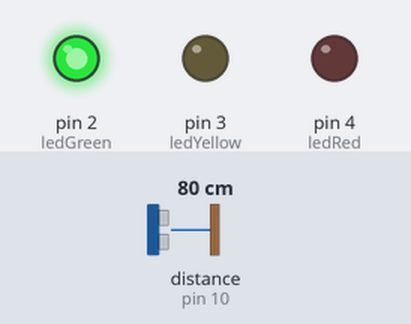
Simulated run of this sketch. Board: Arduino Uno, built with avr-gcc and run on an emulated ATmega328P. Shown: output pins drawn as LEDs (lit = HIGH). Wiring (inferred from the names in the program): ultrasonic range finder: trigger pin 9; echo pin 10. The inputs (shaded band) are chosen by the test bench; at power-on: distance to the obstacle (sensor on pin 10) 80 cm. The echo pulse lasts 58.3 µs per cm; pins used as bus, display or sensor lines are not drawn; what the sketch prints to the serial monitor is not drawn.

Above: at 1.2 s.
1.3 s: distance to the obstacle (sensor on pin 10) set to 25 cm
2.8 s: distance to the obstacle (sensor on pin 10) set to 19 cm
At 3.7 s:
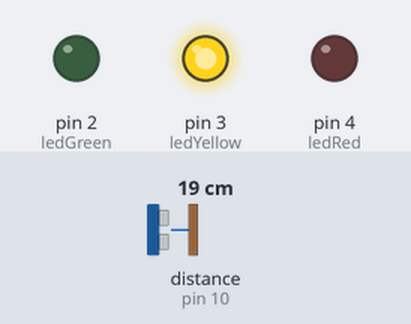
4.3 s: distance to the obstacle (sensor on pin 10) set to 13 cm
7.3 s: distance to the obstacle (sensor on pin 10) set to 10 cm
At 8.5 s:
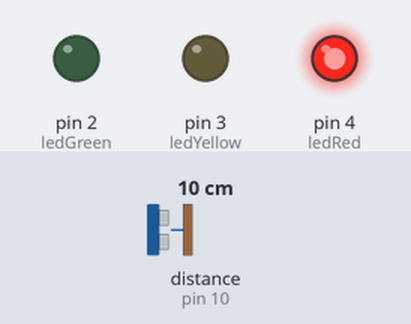
8.8 s: distance to the obstacle (sensor on pin 10) set to 18 cm
At 9.4 s:
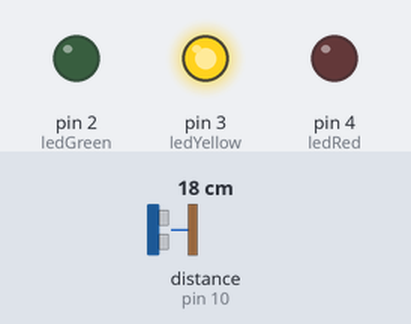
10.4 s: distance to the obstacle (sensor on pin 10) set to 2 cm
At 11.5 s:
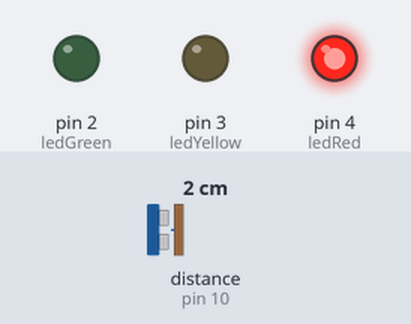
Timing chart, 0 to 12.9 s (numbered marks = the images above; inputs shaded):
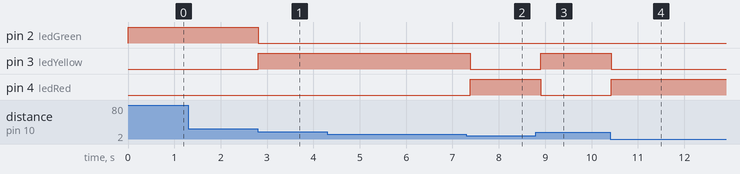

Measured:
- the behaviour switches between 22 and 21 cm on distance to the obstacle (sensor on pin 10) (found by bisection; images 0 and 1)
- the behaviour switches between 12 and 11 cm on distance to the obstacle (sensor on pin 10) (found by bisection; images 1 and 2)
- after the input at 1.3 s, every drawn part: stays the same
- after the input at 2.8 s, pin 2 (ledGreen): HIGH → LOW at once; pin 3 (ledYellow): LOW → HIGH at once
- after the input at 4.3 s, every drawn part: stays the same
- after the input at 7.3 s, pin 3 (ledYellow): HIGH → LOW after 0.08 s; pin 4 (ledRed): LOW → HIGH after 0.08 s
- after the input at 8.8 s, pin 3 (ledYellow): LOW → HIGH after 0.10 s; pin 4 (ledRed): HIGH → LOW after 0.10 s
- after the input at 10.4 s, pin 3 (ledYellow): HIGH → LOW at once; pin 4 (ledRed): LOW → HIGH at once

The sketch:

distance_detection.ino
```cpp
// Ορισμός των Pins
const int trigPin = 9;
const int echoPin = 10;
const int ledGreen = 2;
const int ledYellow = 3;
const int ledRed = 4;

// Μεταβλητές για τον υπολογισμό της απόστασης
long duration;
int distance;

void setup() {
  // Ρύθμιση των Pins ως εισόδους ή εξόδους
  pinMode(trigPin, OUTPUT);
  pinMode(echoPin, INPUT);
  pinMode(ledGreen, OUTPUT);
  pinMode(ledYellow, OUTPUT);
  pinMode(ledRed, OUTPUT);

  // Εκκίνηση της σειριακής επικοινωνίας (για να βλέπουμε την απόσταση στην οθόνη)
  Serial.begin(9600);
}

void loop() {
  // Καθαρισμός του trigPin (το κλείνουμε για 2 μικροδευτερόλεπτα)
  digitalWrite(trigPin, LOW);
  delayMicroseconds(2);

  // Στέλνουμε έναν ήχο (παλμό) για 10 μικροδευτερόλεπτα
  digitalWrite(trigPin, HIGH);
  delayMicroseconds(10);
  digitalWrite(trigPin, LOW);

  // Διαβάζουμε πόσος χρόνος πέρασε μέχρι να επιστρέψει ο ήχος
  duration = pulseIn(echoPin, HIGH);

  // Υπολογισμός της απόστασης σε εκατοστά (Ταχύτητα ήχου = 343m/s)
  distance = duration * 0.034 / 2;

  // Εκτύπωση της απόστασης στην οθόνη του υπολογιστή
  Serial.print("Απόσταση: ");
  Serial.print(distance);
  Serial.println(" cm");

  // Λογική του Αισθητήρα Παρκαρίσματος
  if (distance > 20) {
    // Πάνω από 20cm: Ανάβει μόνο το Πράσινο
    digitalWrite(ledGreen, HIGH);
    digitalWrite(ledYellow, LOW);
    digitalWrite(ledRed, LOW);
  }
  else if (distance <= 20 && distance > 10) {
    // Ανάμεσα σε 10cm και 20cm: Ανάβει μόνο το Κίτρινο
    digitalWrite(ledGreen, LOW);
    digitalWrite(ledYellow, HIGH);
    digitalWrite(ledRed, LOW);
  }
  else if (distance <= 10 && distance > 0) {
    // Κάτω από 10cm (κίνδυνος!): Ανάβει μόνο το Κόκκινο
    digitalWrite(ledGreen, LOW);
    digitalWrite(ledYellow, LOW);
    digitalWrite(ledRed, HIGH);
  }

  // Μικρή καθυστέρηση πριν την επόμενη μέτρηση
  delay(100);
}
```
